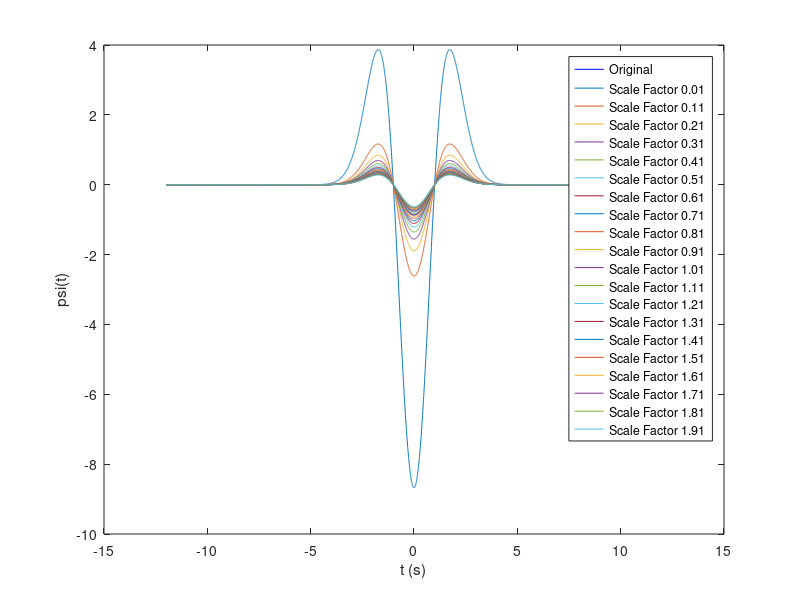

Write MATLAB code to recreate this figure.
clearvars; close all; clc;

fs = 250;           % Sample frequency
N = 3000;           % Data length
t = (-N:N)/fs;      % Time scale
s = 0.01:0.1:2;     % Values of scaling factor

% Maxican hat wavelet
%...

wavelt = 0.8671 .* exp(-0.5*t.^2).*(t.^2-1);



figure;
plot(t,wavelt,'b');
xlabel("t (s)");
ylabel("\psi(t)");

hold on;

legend_text = cell(length(s)+1, 1);
legend_text{1} = 'Original';

for i = 1:length(s)
    s_wavelt = (1/sqrt(s(i)))*wavelt;
    plot(t, s_wavelt);
    legend_text{i+1} = ['Scale Factor ' num2str(s(i))];
    hold on;
end

legend(legend_text);




% % Generating spectra of wavelets
% Fwavelt = fft(wavelt)/length(wavelt);
% hz = linspace(0,fs/2,floor(length(wavelt)/2)+1);
% plot(hz,2*abs(Fwavelt(1:length(hz))))
% xlabel('Frequency (Hz)'), ylabel('Amplitude')

% % Ploting the spectrogram
% h = pcolor();
% set(h, 'EdgeColor', 'none');
% colormap jet
% xlabel('Time (s)')
% ylabel('Scale')
% title('Spectrogram')